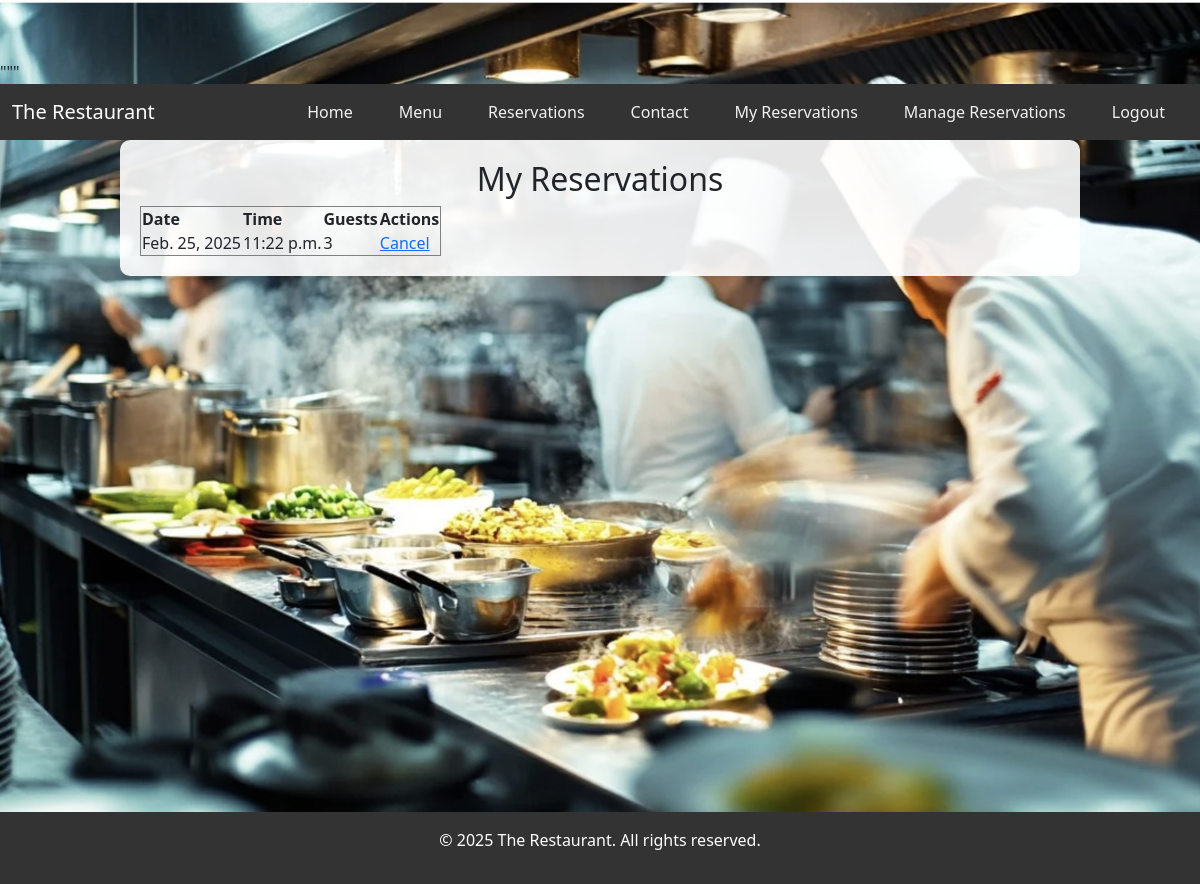
Before: /my-reservations/ (signed in) with the older database file.
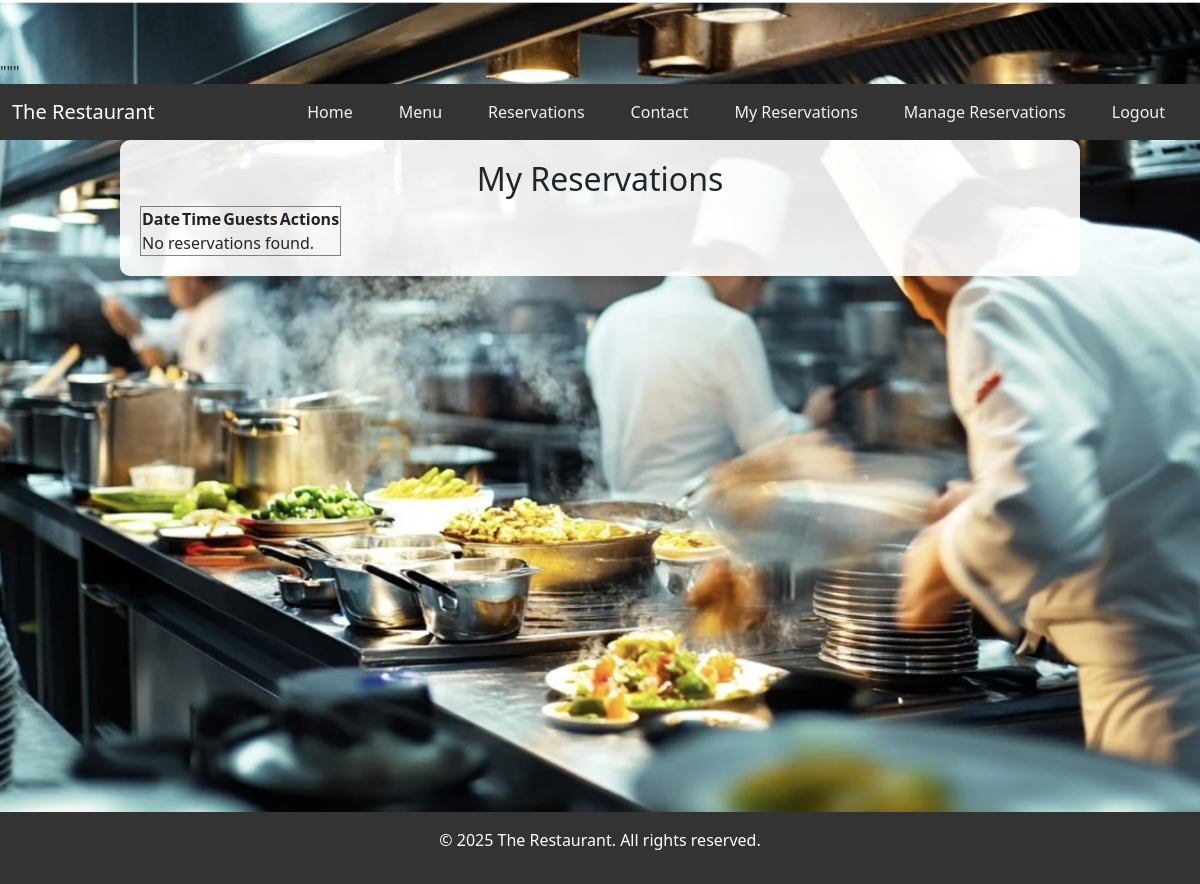
After: the same page with the newer database file.
### booking/models.py (models this page shows, shortened)
class Reservation(models.Model):
    user = models.ForeignKey(User, on_delete=models.CASCADE, null=True, blank=True)
    name = models.CharField(max_length=100)
    email = models.EmailField()
    date = models.DateField()
    time = models.TimeField()
    guests = models.IntegerField()
    class Meta:
        db_table = "booking_reservation"
        constraints = [
            models.UniqueConstraint(fields=['date', 'time'], name='unique_reservation_slot')
        ]

### booking/views.py (the view)
# urls.py: path("my-reservations/", views.user_reservations, name="user_reservations"),
@login_required
def user_reservations(request):
    reservations = Reservation.objects.filter(user=request.user)
    return render(request, 'booking/user_reservations.html', {'reservations': reservations})

### booking/templates/booking/user_reservations.html (shortened to what this page needs)
{% extends "booking/base.html" %}
{% block content %}
<div class="container">
<h2>My Reservations</h2>
<table border="1">
    <tr>
        <th>Date</th>
        <th>Time</th>
        <th>Guests</th>
        <th>Actions</th>
    </tr>
    {% for reservation in reservations %}
    <tr>
        <td>{{ reservation.date }}</td>
        <td>{{ reservation.time }}</td>
        <td>{{ reservation.guests }}</td>
        <td>
            <a href="{% url 'user_cancel_reservation' reservation.id %}">Cancel</a>
        </td>
    </tr>
    {% empty %}
    <tr>
        <td colspan="4">No reservations found.</td>
    </tr>
    {% endfor %}
</table>
</div>
{% endblock %}

### booking/templates/booking/base.html (shortened to what this page needs)
{% load static %}
<!DOCTYPE html>
<html lang="en">
<head>
    <link href="https://cdn.jsdelivr.net/npm/bootstrap@5.3.0/dist/css/bootstrap.min.css" rel="stylesheet">
    <link rel="stylesheet" href="{% static 'booking/css/style.css' %}">
</head>
<body>
    <div class="wrapper">
        <header>
            <nav class="navbar navbar-expand-lg custom-navbar">
                <div class="container-fluid">
                    <a class="navbar-brand" href="{% url 'home' %}">The Restaurant</a>
                    <div class="collapse navbar-collapse" id="navbarNav">
                        <ul class="navbar-nav ms-auto">
                            <li class="nav-item"><a class="nav-link" href="{% url 'home' %}">Home</a></li>
                            <li class="nav-item"><a class="nav-link" href="{% url 'menu' %}">Menu</a></li>
                            <li class="nav-item"><a class="nav-link" href="{% url 'reservation' %}">Reservations</a></li>
                            <li class="nav-item"><a class="nav-link" href="{% url 'contact' %}">Contact</a></li>
                            {% if request.user.is_authenticated %}
                                <li class="nav-item"><a class="nav-link" href="{% url 'user_reservations' %}">My Reservations</a></li>
                                {% if request.user.is_staff %}
                                    <li class="nav-item"><a class="nav-link" href="{% url 'admin_reservations' %}">Manage Reservations</a></li>
                                {% endif %}
                                <li class="nav-item"><a class="nav-link" href="{% url 'logout' %}">Logout</a></li>
                            {% else %}
                                <li class="nav-item"><a class="nav-link" href="{% url 'signup' %}">Sign Up</a></li>
                                <li class="nav-item"><a class="nav-link" href="{% url 'login' %}">Login</a></li>
                            {% endif %}
                        </ul>
                    </div>
                </div>
            </nav>
        </header>
        <main>
            {% block content %}{% endblock %}
        </main>
        <footer class="site-footer">
            <div class="footer-content">
                <p>&copy; 2025 The Restaurant. All rights reserved.</p>
            </div>
        </footer>
    </div>
</body>
</html>

### booking/static/booking/css/style.css (style rules this page uses)
body { background-image: url("/static/booking/images/restaurant.jpg"); background-size: cover; background-position: center; background-attachment: fixed; margin: 0; padding-top: 60px; height: 100%; margin: 0 }
.wrapper { display: flex; flex-direction: column; min-height: 100vh; }
main { flex: 1; }
.container { position: relative; z-index: 5; background-color: rgba(255, 255, 255, 0.9); padding: 20px; border-radius: 10px; margin: 20px auto; max-width: 90%; flex: 1; }
nav { position: fixed; top: 0; width: 100%; z-index: 1000; background-color: #333 !important; padding: 10px 0; }
.navbar-brand { color: white !important; }
nav ul { list-style-type: none; margin: 0; padding: 0; display: flex; justify-content: center; }
nav ul li { margin: 0 15px; }
nav ul li a { color: #f1f1f1 !important; text-decoration: none; font-size: 18px; }
.container { width: 80%; margin: auto; padding: 20px; text-align: center; }
footer { background-color: #333; color: white; text-align: center; padding: 10px; margin-top: 20px; bottom: 0; width: 100%; }
.site-footer { background: #333; color: white; text-align: center; padding: 1rem; margin-top: auto; width: 100%; }
@media (max-width: 1200px) { .container { max-width: 80%; } }

Changed rows visible on the page:
removed Reservation: date "Feb. 25, 2025", time "11:22 p.m.", guests "3"
Other visible differences:
text now shown: "No reservations found."
